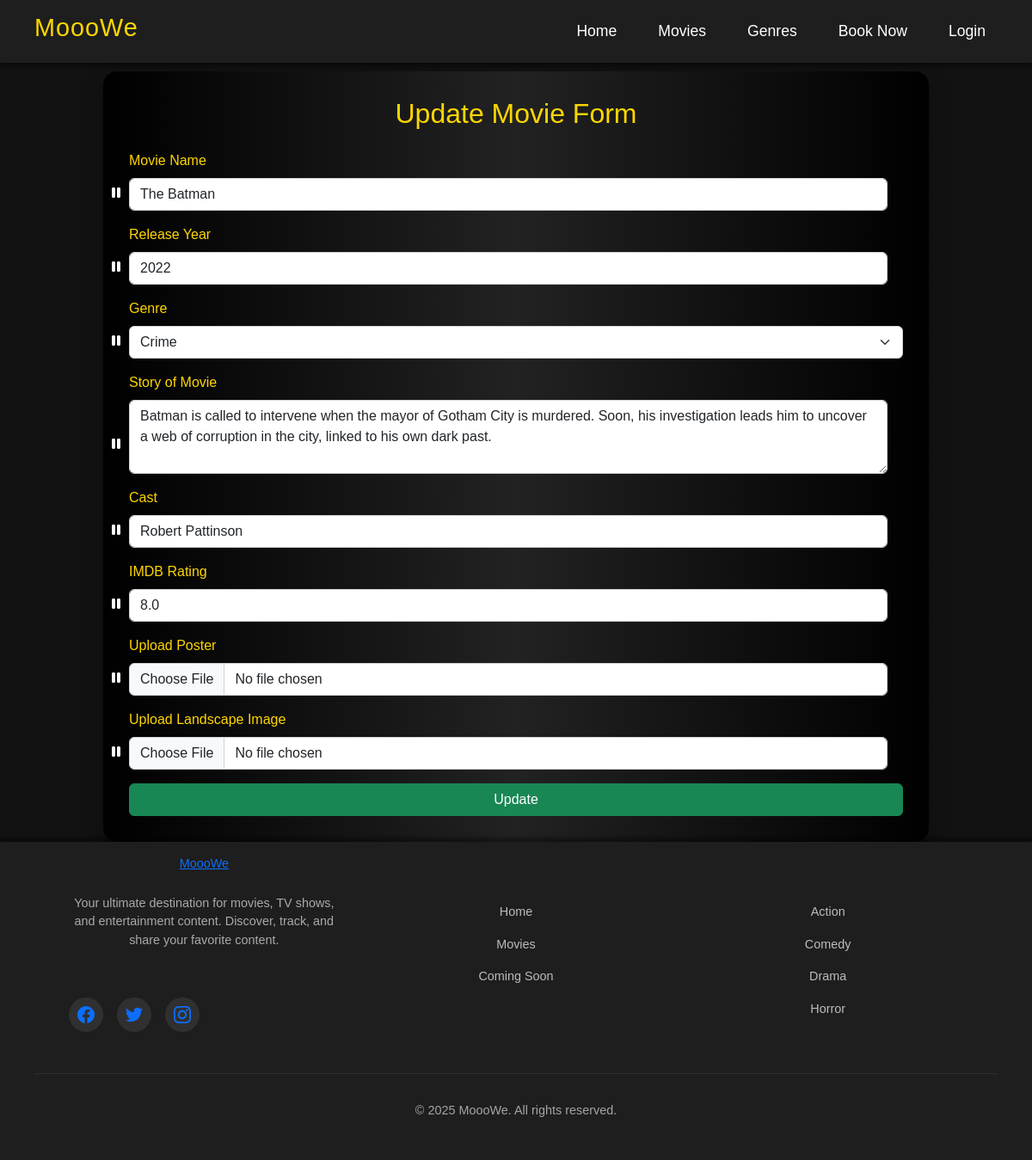
/update_movie/1, run on an earlier commit of the app's database.
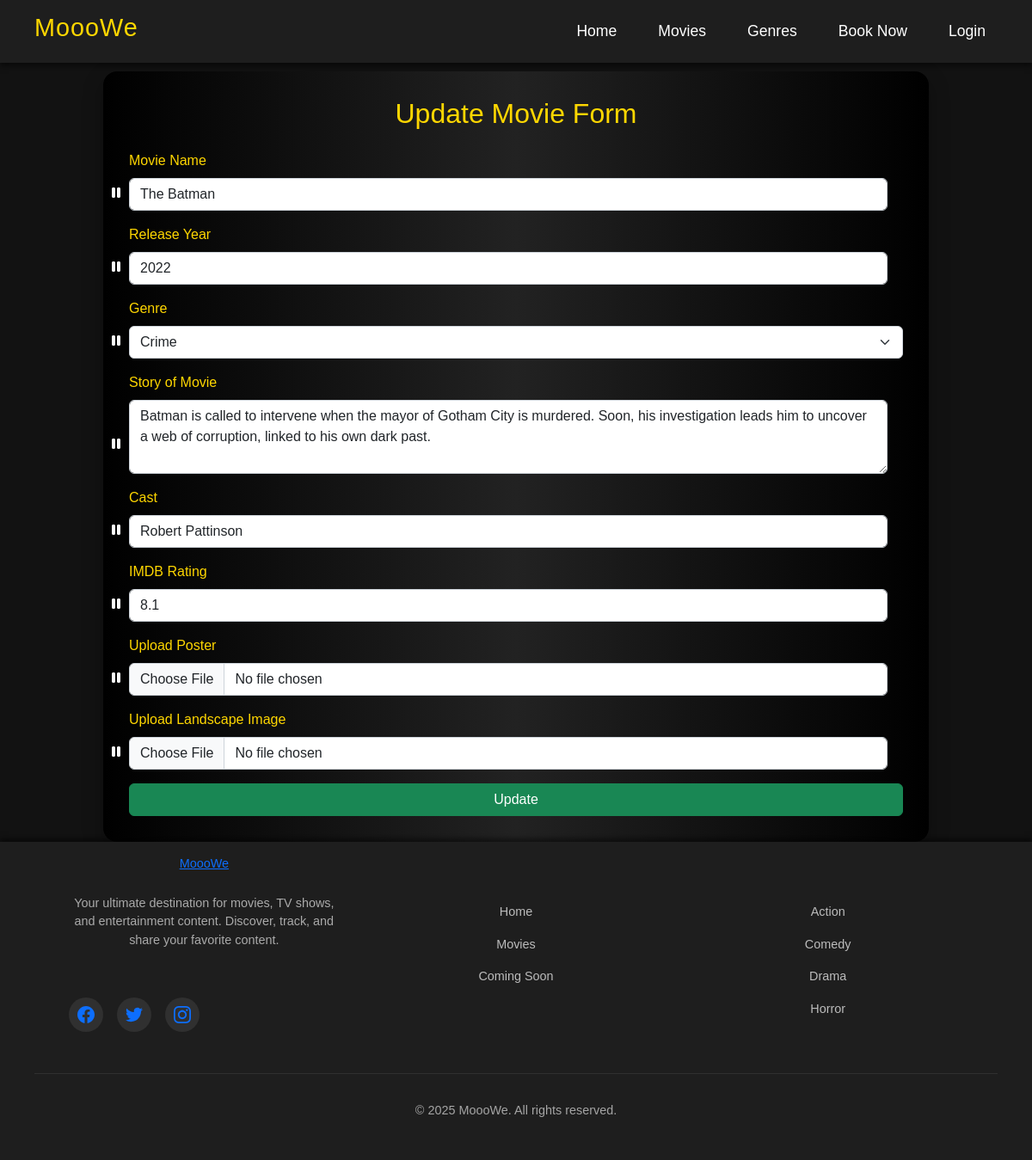
And on a later commit of the database.
### Movies/models.py (models this page shows, shortened)
class Movie(models.Model):
    name = models.CharField(max_length = 50 )
    release_year = models.IntegerField()
    genre = models.CharField(max_length =20)
    cast = models.TextField()
    story = models.TextField()
    imdb_rating = models.DecimalField(max_digits = 2 , decimal_places = 1)
    your_rating = models.DecimalField(max_digits = 2 , decimal_places = 1 , default = 0)
    watchlist = models.BooleanField(default = False)
    poster = models.ImageField()
    landscape = models.ImageField()

### Movies/views.py (the view, shortened to what this page needs)
# urls.py: path('update_movie/<int:id>' , views.update_movie_view , name = 'update_movie'),
def update_movie_view(request, id):
    movie = Movie.objects.get(id=id)
    data = {"movie": movie}
    return render(request, "movies_update_movie.html", context=data)

### Movies/templates/movies_update_movie.html (shortened to what this page needs)
{% extends 'movies_base.html' %} {% load static %} {% block content %}
<div id="main-section">
  <div id="form-container">
    <h2 class="form-name">Update Movie Form</h2>
    <form action="" method="post" enctype="multipart/form-data">
      <div class="mb-3 input-wrapper">
        <label for="movieName" class="form-label">Movie Name</label>
        <input
          type="text"
          class="form-control"
          id="movieName"
          name="movie-name"
          placeholder="Enter movie name"
          value="{{movie.name}}"
        />
      </div>
      <div class="mb-3 input-wrapper">
        <label for="releaseYear" class="form-label">Release Year</label>
        <input
          type="number"
          class="form-control"
          id="releaseYear"
          name="release-year"
          placeholder="Enter release year"
          min="1980"
          max="2025"
          value="{{movie.release_year}}"
        />
      </div>
      <div class="mb-3 input-wrapper">
        <label for="genre" class="form-label">Genre</label>
        <select class="form-select" id="genre" name="genre">
          <option selected>{{movie.genre}}</option>
        </select>
      </div>
      <div class="mb-3 input-wrapper">
        <label for="movieDescription" class="form-label">Story of Movie</label>
        <textarea
          class="form-control"
          id="movieDescription"
          name="movie-description"
          rows="3"
          placeholder="Describe the movie's story"
        >{{movie.story}}</textarea>
      </div>
      <div class="mb-3 input-wrapper">
        <label for="movieCast" class="form-label">Cast</label>
        <input
          type="text"
          class="form-control"
          id="movieCast"
          name="movie-cast"
          placeholder="Enter top stars"
          value="{{movie.cast}}"
        />
      </div>
      <div class="mb-3 input-wrapper">
        <label for="imdbRating" class="form-label">IMDB Rating</label>
        <input
          type="number"
          class="form-control"
          id="imdbRating"
          name="imdb-rating"
          placeholder="Enter IMDB rating"
          min="1"
          max="10"
          step="0.01"
          value="{{movie.imdb_rating}}"
        />
      </div>
      <div class="mb-3 input-wrapper">
        <label for="posterInput" class="form-label">Upload Poster</label>
        <input
          type="file"
          class="form-control"
          id="posterInput"
          name="poster"
          accept="image/*"
          value="{{movie.poster}}"
        />
      </div>
      <div class="mb-3 input-wrapper">
        <label for="landscapeInput" class="form-label"
          >Upload Landscape Image</label
        >
        <input
          type="file"
          class="form-control"
          id="landscapeInput"
          name="landscape"
          accept="image/*"
          value="{{movie.landscape}}"
        />
      </div>
      <button type="submit" class="btn btn-success w-100">Update</button>
    </form>
  </div>
</div>
{% endblock %}

What changed in the data, as far as the page shows it:
changed Movie "The Batman": movie-description "…uncover a web of corruption in the city, linked to his own…" → "…uncover a web of corruption, linked to his own…"; imdb-rating "8.0" → "8.1"
